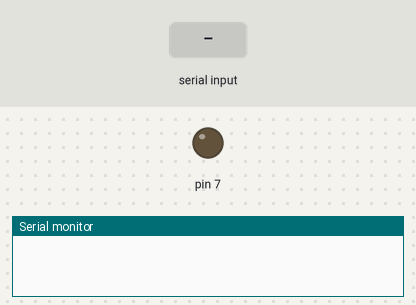
Bench run of a sketch on a simulated Arduino Mega 2560, built with avr-gcc and run on an emulated ATmega2560. Parts: output pins drawn as LEDs (lit = HIGH), the last lines printed to the serial monitor. The inputs (shaded band) are chosen by the test bench.

Above: at 1.2 s.
1.3 s: "1" received over the second serial link
At 2.5 s:
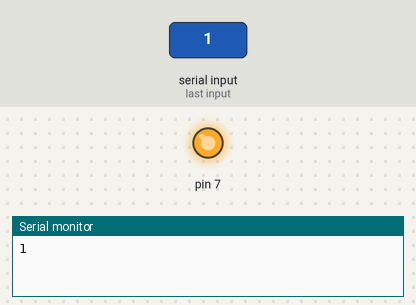
2.8 s: "0" received over the second serial link
At 3.9 s:
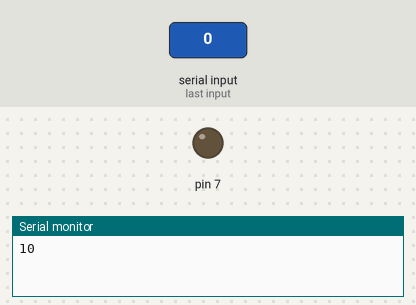
Timing chart, 0 to 5.8 s (numbered marks = the images above; inputs shaded):
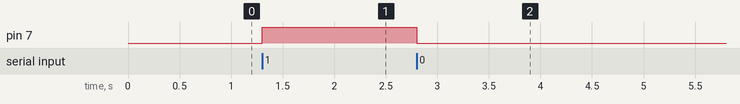

The sketch:

BT.ino
```cpp
#include <Servo.h>

int data;
int i = 0;

void setup() {

  Serial1.begin(9600);
  Serial.begin(9600);
  pinMode(7, OUTPUT);

}

void loop() {
  if(Serial1.available() > 0)
   {
      data = Serial1.read();
      i++;
      Serial.print(data-48);
      if(data == '1')
        digitalWrite(7, HIGH);
      if(data == '0')
        digitalWrite(7, LOW);
   }

}
```

Measured:
- after the input at 1.3 s, pin 7: LOW → HIGH at once
- after the input at 2.8 s, pin 7: HIGH → LOW at once
